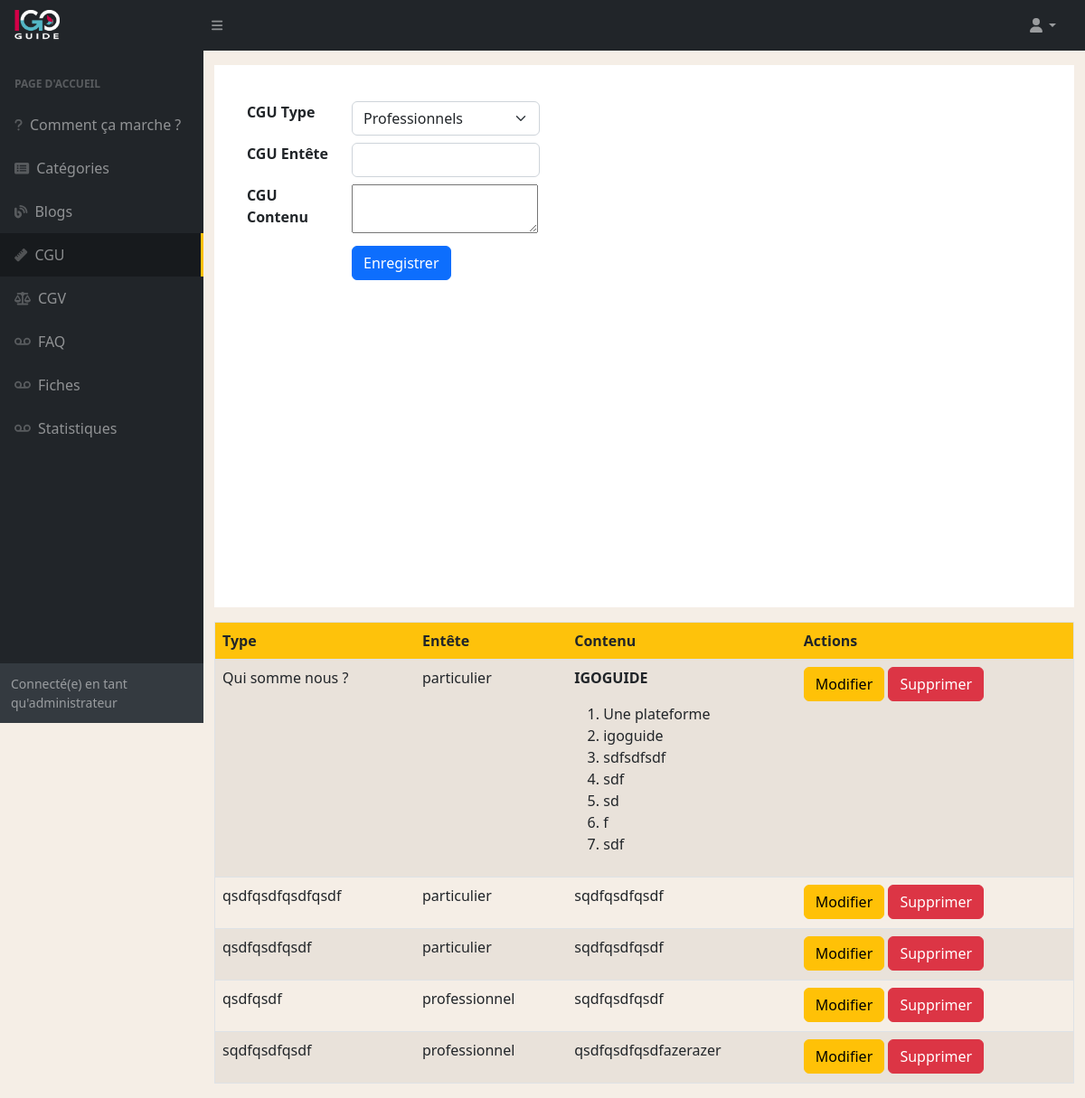
The page /index.php/dashboard/cgu on the database its author committed.
### tables this page shows
CREATE TABLE IF NOT EXISTS `cgu` (
  `cgu_id` int NOT NULL AUTO_INCREMENT,
  `cgu_type` varchar(20) NOT NULL,
  `cgu_entete` text NOT NULL,
  `cgu_contenu` text NOT NULL,
  PRIMARY KEY (`cgu_id`)
);

### application/controllers/Dashboard.php (called while the page is built, shortened)
<?php
    class Dashboard extends CI_Controller {
        public function __construct()
        {
            $this->load->model('FrontModel','front') ;
        }
        public function cgu() {
            $this->load->view("dashboard/cgu",["cgu" => $this->front->getCGU(),"su" => $this->front->getSU() ,]) ;
        }
    }

### index.php (called while the page is built, shortened)
<?php
require_once BASEPATH.'core/CodeIgniter.php';

### application/core/database/QueryBuilder.php (called while the page is built, shortened)
<?php
class QueryBuilder{
    protected $db;
    protected $query;
    protected $queryType;
    public function __construct(Database $db)
    {
        $this->db = $db->getConnection();
    }
    public function select($table)
    {
        $table = htmlspecialchars(trim($table));
		$this->query = "SELECT * FROM " . $table;
        $this->queryType = "select";
		return $this;
    }
    public function order($param)
	{
		$this->query .= " ORDER BY ";
		$listeOrder = "";
		foreach ($param as $key => $value) {
			$listeOrder .= $key . " " . $value . ",";
		}
		$listeOrder = trim($listeOrder, ",");
		$this->query .= $listeOrder;
		return $this;
	}
    public function execute(array $params = null)
    {
        $response = false;
        $req = null;
        try {
            $req = $this->db->prepare($this->query);
            $response = $req->execute($params);
        } catch (PDOException $e) {
            die($e->getMessage());
        }
        if($this->queryType === "select") {
            return $req->fetchAll(PDO::FETCH_OBJ);
        }
        return $response;
    }
}

### application/core/database/Database.php (called while the page is built, shortened)
<?php
class Database{
    private $pdo;
    public function __construct($config = null)
    {
        $dns = 'mysql:host='. $config["db_host"] .';port='. $config["db_port"] .';dbname=' . $config["db_name"];
        try {
            $this->pdo = new PDO($dns, $config["db_user"], $config["db_password"],self::OPTIONS);
        } catch (PDOException $e) {
            die($e->getMessage());
        }
    }
    public function getConnection()
    {
        return $this->pdo;
    }
}

### application/models/FrontModel.php (called while the page is built, shortened)
<?php
    class FrontModel extends CI_Model
    {
        public function getCGU() {
            return DB::select("cgu")
                       ->order(["cgu_id" => "ASC"])
                       ->execute(null) ;
        }
    }

### application/views/dashboard/cgu.php (the view, shortened to what this page needs)
<!DOCTYPE html>
<html lang="en">
<head>
    <link href="https://cdn.jsdelivr.net/npm/simple-datatables@7.1.2/dist/style.min.css" rel="stylesheet" />
    <link href="<?php echo base_url() ?>publics/dashboard/css/styles.css" rel="stylesheet" />
    <link href="<?php echo base_url() ?>publics/dashboard/css/dashboard.css" rel="stylesheet" />
</head>
<body class="sb-nav-fixed" style="background-color: #f5eee6;">
    <nav class="sb-topnav navbar navbar-expand navbar-dark bg-dark">
        <a class="navbar-brand ps-3" href="index.html">
            <img src="<?php echo base_url() ?>publics/image/logo.png" style="width: 50px ;" alt="">
        </a>
        <button class="btn btn-link btn-sm order-1 order-lg-0 me-4 me-lg-0" id="sidebarToggle" href="#!"><i class="fas fa-bars"></i></button>
        <ul class="navbar-nav ms-auto ms-md-0 me-3 me-lg-4">
            <li class="nav-item dropdown">
                <a class="nav-link dropdown-toggle" id="navbarDropdown" href="#" role="button" data-bs-toggle="dropdown" aria-expanded="false"><i class="fas fa-user fa-fw"></i></a>
            </li>
        </ul>
    </nav>
    <div id="layoutSidenav">
        <div id="layoutSidenav_nav">
            <nav class="sb-sidenav accordion sb-sidenav-dark" id="sidenavAccordion">
                <div class="sb-sidenav-menu">
                    <div class="nav">
                        <div class="sb-sidenav-menu-heading">Page d'accueil</div>
                        <a class="nav-link " href="<?php echo base_url() ?>Dashboard/">
                            <div class="sb-nav-link-icon"><i class="fas fa-question"></i></div>
                            Comment ça marche ?
                        </a>
                        <a class="nav-link " href="<?php echo base_url() ?>Dashboard/categories">
                            <div class="sb-nav-link-icon"><i class="fas fa-list-alt"></i></div>
                            Catégories
                        </a>
                        <a class="nav-link" href="<?php echo base_url() ?>Dashboard/blogs">
                            <div class="sb-nav-link-icon"><i class="fas fa-blog"></i></div>
                            Blogs
                        </a>
                        <a class="nav-link activate" href="<?php echo base_url() ?>Dashboard/cgu">
                            <div class="sb-nav-link-icon"><i class="fas fa-ruler"></i></div>
                            CGU
                        </a>
                        <a class="nav-link " href="<?php echo base_url() ?>Dashboard/cgv">
                            <div class="sb-nav-link-icon"><i class="fas fa-balance-scale"></i></div>
                            CGV
                        </a>
                        <a class="nav-link" href="<?php echo base_url() ?>Dashboard/faq">
                            <div class="sb-nav-link-icon"><i class="fas fa-voicemail"></i></div>
                            FAQ
                        </a>
                        <a class="nav-link" href="<?php echo base_url() ?>Dashboard/fiches">
                            <div class="sb-nav-link-icon"><i class="fas fa-voicemail"></i></div>
                            Fiches
                        </a>
                        <a class="nav-link" href="<?php echo base_url() ?>Dashboard/statistiques">
                            <div class="sb-nav-link-icon"><i class="fas fa-voicemail"></i></div>
                            Statistiques
                        </a>
                    </div>
                </div>
                <div class="sb-sidenav-footer">
                    <div class="small">Connecté(e) en tant qu'administrateur</div>
                </div>
            </nav>
        </div>
        <div id="layoutSidenav_content">
            <main>
                <div class="container-fluid px-4">
                    <div class="row pt-3 mt-3" style="height: 600px ;background-color: white ;overflow-y: auto ;">
                        <div class="col-md-5">
                            <?php echo form_open_multipart("Dashboard/cguAdding", array('class' => "form-group p-4")) ?>
                            <div class="row mb-2">
                                <div class="col-md-4">
                                    <span class="textToBold">CGU Type</span>
                                </div>
                                <div class="col-md-8">
                                    <select class="form-select" name="cgu_type">
                                        <option value="professionnel">Professionnels</option>
                                    </select>
                                </div>
                            </div>
                            <div class="row mb-2">
                                <div class="col-md-4">
                                    <span class="textToBold">CGU Entête</span>
                                </div>
                                <div class="col-md-8">
                                    <input type="text" name="cgu_entete" class="form-control">
                                </div>
                            </div>
                            <div class="row mb-2">
                                <div class="col-md-4">
                                    <span class="textToBold">CGU Contenu</span>
                                </div>
                                <div class="col-md-8">
                                    <textarea class="input-wysiwyg" name="cgu_contenu"></textarea>
                                </div>
                            </div>
                            <div class="row mb-2">
                                <div class="col-md-4">
                                </div>
                                <div class="col-md-8">
                                    <input class="btn btn-primary" type="submit" value="Enregistrer">
                                </div>
                            </div>
                            </form>
                        </div>
                    </div>
                    <div class="row">
                        <table class="border mt-3 table table-striped">
                            <thead style="background-color:#fec20b;">
                                <tr>
                                    <th>Type</th>
                                    <th>Entête</th>
                                    <th>Contenu</th>
                                    <th>Actions</th>
                                </tr>
                            </thead>
                            <tbody>
                                <?php if (isset($cgu)) : ?>
                                    <?php for ($i = 0; $i < count($cgu); $i++) : ?>
                                        <tr>
                                            <td><?php echo $cgu[$i]->cgu_entete; ?></td>
                                            <td><?php echo $cgu[$i]->cgu_type; ?></td>
                                            <td><?php echo $cgu[$i]->cgu_contenu; ?></td>
                                            <td>
                                                <a href="#" class="btn btn-warning" data-bs-toggle="modal" data-bs-target="#myModal<?php echo $cgu[$i]->cgu_id ?>">Modifier</a>
                                                <a href="<?= base_url(); ?>Dashboard/dropCGU/<?php echo $cgu[$i]->cgu_id ?>" class="btn btn-danger">Supprimer</a>
                                            </td>
                                        </tr>
                                    <?php endfor; ?>
                                <?php endif; ?>
                            </tbody>
                        </table>
                    </div>
            </main>
        </div>
    </div>
</body>
</html>

### publics/dashboard/css/dashboard.css (style rules this page uses)
.activate { border-right: 3px solid #ffc107 ; background-color: rgba(0,0,0,0.3) ; }
.textToBold { font-weight: bold ; }

### rows shown on the page
cgu: cgu_entete "Qui somme nous ?", cgu_type "particulier", cgu_contenu "IGOGUIDE Une plateforme igoguide sdfsdfsdf sdf sd f sdf"
cgu: cgu_entete "qsdfqsdfqsdfqsdf", cgu_type "particulier", cgu_contenu "sqdfqsdfqsdf"
cgu: cgu_entete "qsdfqsdfqsdf", cgu_type "particulier", cgu_contenu "sqdfqsdfqsdf"
cgu: cgu_entete "qsdfqsdf", cgu_type "professionnel", cgu_contenu "sqdfqsdfqsdf"
cgu: cgu_entete "sqdfqsdfqsdf", cgu_type "professionnel", cgu_contenu "qsdfqsdfqsdfazerazer"
